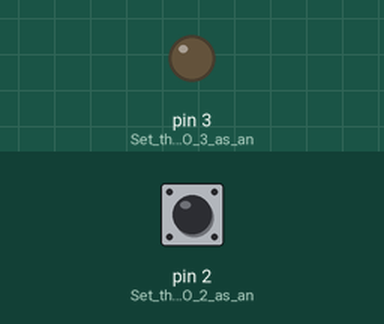
This sketch was run on a simulated Arduino Uno, built with avr-gcc and run on an emulated ATmega328P. Shown: output pins drawn as LEDs (lit = HIGH). The inputs (shaded band) are chosen by the test bench; at power-on: pin 2 (Set_the_GPIO_2_as_an) HIGH.

Above: at 1.2 s.
1.3 s: pin 2 (Set_the_GPIO_2_as_an) pulled LOW for 0.15 s
At 1.37 s:
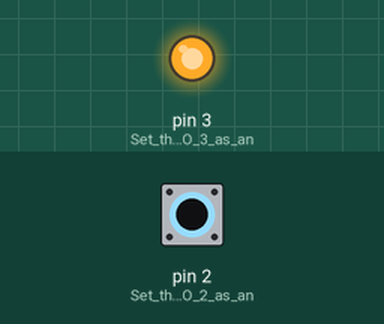
2.9 s: pin 2 (Set_the_GPIO_2_as_an) pulled LOW for 3.2 s
At 7.3 s:
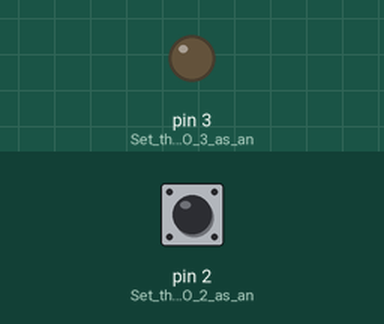
Timing chart, 0 to 8.8 s (numbered marks = the images above; inputs shaded):
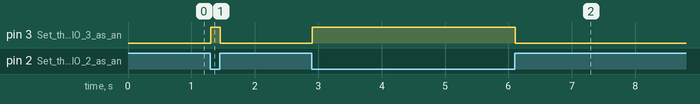

The sketch:

Arduino_digitalWrite_with_digitalRead_Example.ino
```cpp
/*
 * MOUDLE(S) : 4601ICBTMA | 4604ICBTEL
 * SKETCH    : Arduino digitalWrite with digitalRead Example
 * AUTHOR    : Liyanage Kalana Perera (www.linkedin.com/in/liyanagekalana)
 * DATE      : 2026.09.25
 *
 * REQUIRED LIBRARIES ->
 *                     >  None
 *
 * NOTES ->
 *        > This sketch will demonstrate how to use digitalRead() function.
 *        > digitalRead() function can be use to read a digital input.
 *
 */

void setup()
{
  pinMode(3,OUTPUT); // Set the GPIO 3 as an "OUTPUT".
  pinMode(2,INPUT_PULLUP);// Set the GPIO 2 as an "INPUT" with "Internal Pullup".
}

void loop()
{
  // Read the status of "GPIO 2".
  if(digitalRead(2)!=1)
  {
    // If the PB is pressed. Then make GPIO 13 = HIGH.
    digitalWrite(3,HIGH); // Turn the "LED_BUILTIN" or GPIO 13 "ON / HIGH".
  }else
  {
    // If the PB is released. Then make GPIO 13 = LOW.
    digitalWrite(3,LOW); // Turn the "LED_BUILTIN" or GPIO 13 "OFF / LOW".
  }
  delay(10); // 10ms delay
}
```

Measured:
- after the input at 1.3 s, pin 3 (Set_the_GPIO_3_as_an): LOW → HIGH at once, → LOW 0.15 s later
- after the input at 2.9 s, pin 3 (Set_the_GPIO_3_as_an): LOW → HIGH at once, → LOW 3.2 s later
